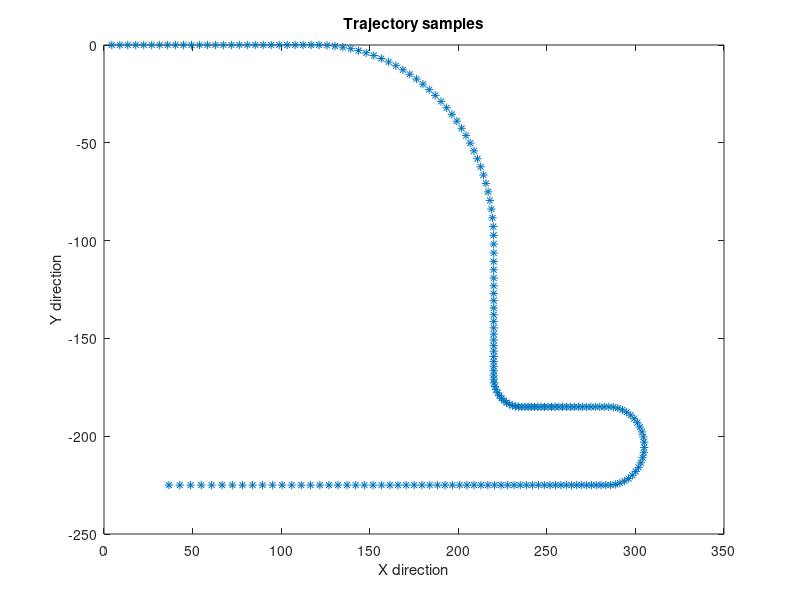
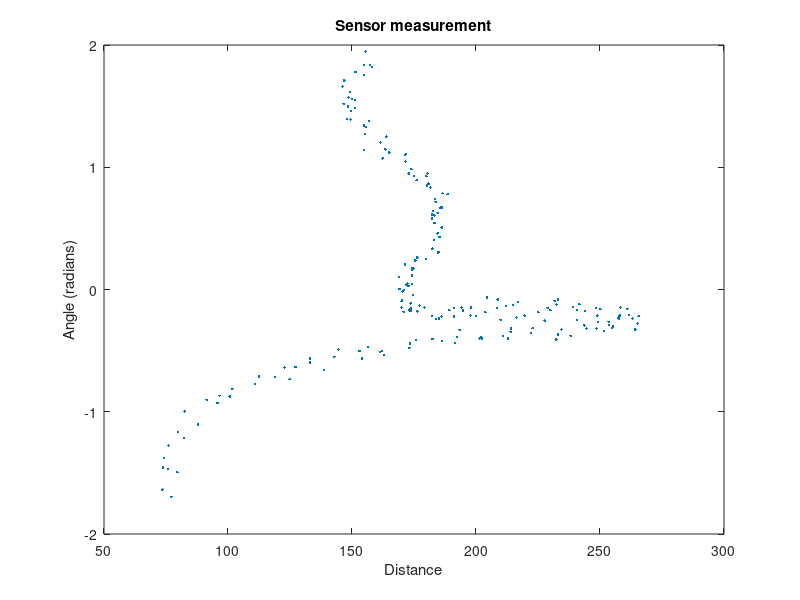
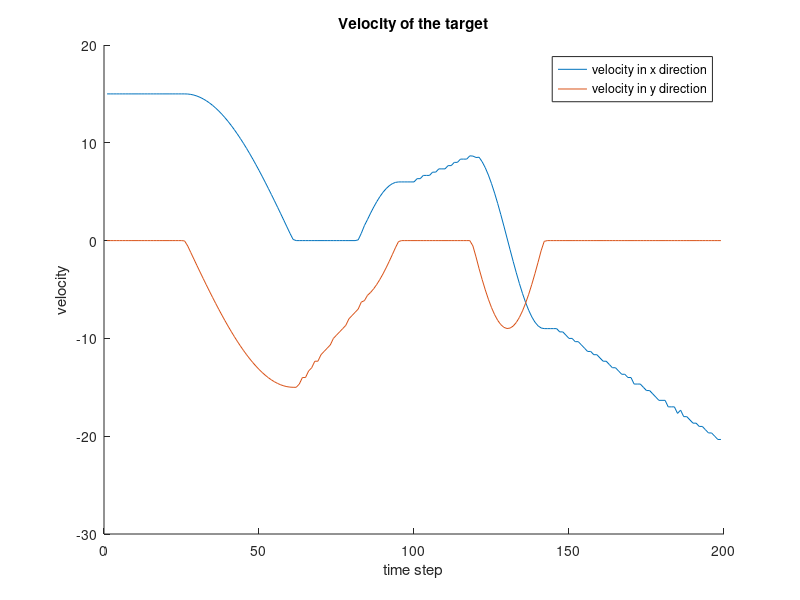

Write MATLAB code to recreate these figures, in order. (Note: this script raises an error after producing the figures.)
clc;clear
close all
%% Generate Samples
load('Xk.mat')
s = [50;-150];
len = size(Xk,2);
d = zeros(1,len);
theta = zeros(1,len);
for i = 1:len
    d(i) = sqrt((Xk(1,i)-s(1))^2+(Xk(2,i)-s(2))^2);
    theta(i) = atan2(Xk(2,i)-s(2),Xk(1,i)-s(1));
    %         if theta(i) < 0
    %             theta(i) = theta(i) + pi;
    %         end
end

y_hat = [d + 3*randn(size(d));theta + 0.015*pi*randn(size(theta))];
%y_hat = [d;theta];

figure
plot(Xk(1,:),Xk(2,:),'*')
title('Trajectory samples');
xlabel('X direction');
ylabel('Y direction')

figure
plot(y_hat(1,:),y_hat(2,:),'.')
title('Sensor measurement')
xlabel('Distance');
ylabel('Angle (radians)');

%% Cubature Kalman filter (CV model)
T = 0.3;
v_x = diff(Xk(1,:))/T;
v_y = diff(Xk(2,:))/T;

figure
hold on
plot(v_x)
plot(v_y)
xlabel('time step')
ylabel('velocity')
title('Velocity of the target')
legend('velocity in x direction','velocity in y direction')

sigmaCV = 2; % motion noise (setting manually)

% dist = zeros(96,1);
% j = 1;
% for sigmaCV = 0.5:0.1:10

A_cv = kron([1 T;0 1],eye(2));
Q_cv = sigmaCV^2*kron([T^3/3 T^2/2;T^2/2 T],eye(2));
R = [3^2 0;0 (0.015*pi)^2];
%R = zeros(2,2);

dim = 4;
P = zeros(dim,dim,len);
x = zeros(dim,len);
P(:,:,1) = eye(dim); % initial covariance
x(:,1) = [Xk(1,1);Xk(2,1);v_x(1);v_y(1)]; % initial state


for i = 2:len
    chi = sigmaPoints(x(:,i-1),P(:,:,i-1),dim); % generate sigma points
    x(:,i) = 1/(2*dim)*sum(A_cv*chi,2); % predicted state
    P(:,:,i) = Q_cv + 1/(2*dim)*motionCov(A_cv,chi,x(:,i),dim); % predicted covariance
    % Update step
    chi = sigmaPoints(x(:,i),P(:,:,i),dim);
    measurements = H_meas(chi,dim,s);
    y = 1/(2*dim)*sum(measurements,2);
    Pxy = 1/(2*dim)*sum(P_xy(measurements, chi, x(:,i), y, dim ),3);
    S = R + 1/(2*dim)*sum(measCov( measurements, dim, y ),3);
    x(:,i) = x(:,i) + Pxy/S*(y_hat(:,i)-y);
    P(:,:,i) = P(:,:,i) - Pxy/S*Pxy';
end

% for idx = 1:len-1
%     dist(j) = dist(j) + (x(:,idx)-[Xk(:,idx);v_x(idx);v_y(idx)])'*(x(:,idx)-[Xk(:,idx);v_x(idx);v_y(idx)]);
% end
% j = j + 1;
% end

figure
hold on
plot(x(1,:),x(2,:),'*')
plot(Xk(1,:),Xk(2,:))
title('Estimation of CV model using cubature rule');
legend('estimation','true trajectory')
xlabel('X direction')
ylabel('Y direction')

figure
hold on
plot(x(3,:),x(4,:),'*')
plot(v_x,v_y)
title('Velocity estimation of CV model using cubature rule');
xlabel('X direction')
ylabel('Y direction')
legend('estimation','true value')

%% Cubature Kalman filter (CA model)
a_x = diff(v_x)/T;
a_y = diff(v_y)/T;

figure
hold on
plot(a_x)
plot(a_y)
xlabel('time step')
ylabel('acceleration')
title('Acceleration of the target')
legend('Acceleration in x direction','Acceleration in y direction')

sigmaCA = 0.5; % motion noise (setting manually)
% dist = zeros(96,1);
% j = 1;
% for sigmaCA = 0.5:0.1:10

A_ca = kron([1 T T^2/2;0 1 T;0 0 1],eye(2));
Q_ca = sigmaCA^2*kron([T^5/20 T^4/8 T^3/6;T^4/8 T^3/3 T^2/2;...
    T^3/6 T^2/2 T],eye(2));

dim = 6;
P = zeros(dim,dim,len);
x = zeros(dim,len);
P(:,:,1) = eye(dim); % initial covariance
x(:,1) = [Xk(1,1);Xk(2,1);v_x(1);v_y(1);a_x(1);a_y(1)]; % initial state

for i = 2:len
    chi = sigmaPoints(x(:,i-1),P(:,:,i-1),dim); % generate sigma points
    x(:,i) = 1/(2*dim)*sum(A_ca*chi,2); % predicted state
    P(:,:,i) = Q_ca + 1/(2*dim)*motionCov(A_ca,chi,x(:,i),dim); % predicted covariance
    % Update step
    chi = sigmaPoints(x(:,i),P(:,:,i),dim);
    measurements = H_meas(chi,dim,s);
    y = 1/(2*dim)*sum(measurements,2);
    Pxy = 1/(2*dim)*sum(P_xy( measurements, chi, x(:,i), y, dim ),3);
    S = R + 1/(2*dim)*sum(measCov( measurements, dim, y ),3);
    x(:,i) = x(:,i) + Pxy/S*(y_hat(:,i)-y);
    P(:,:,i) = P(:,:,i) - Pxy/S*Pxy';
end

% for idx = 1:len-2
%     dist(j) = dist(j) + (x(1:4,idx)-[Xk(:,idx);v_x(idx);v_y(idx)])'*(x(1:4,idx)-[Xk(:,idx);v_x(idx);v_y(idx)]);
% end
% j = j + 1;
% end

figure
hold on
plot(x(1,:),x(2,:),'*')
plot(Xk(1,:),Xk(2,:))
title('Estimation of CA model using cubature rule');
xlabel('X direction')
ylabel('Y direction')
legend('estimation','true value')

figure
hold on
plot(x(3,:),x(4,:),'*')
plot(v_x,v_y)
title('Velocity estimation of CA model using cubature rule');
xlabel('X direction')
ylabel('Y direction')
legend('estimation','true value')

%% Cubature RTS smoother (CV model)
sigmaCV = 2; % motion noise (setting manually)
A_cv = kron([1 T;0 1],eye(2));
Q_cv = sigmaCV^2*kron([T^3/3 T^2/2;T^2/2 T],eye(2));
R = [3^2 0;0 (0.015*pi)^2];
%R = zeros(2,2);

dim = 4;
P_predict = zeros(dim,dim,len-1);
Pkk = zeros(dim,dim,len-1);
P_update = zeros(dim,dim,len);
x_predict = zeros(dim,len-1);
x_update = zeros(dim,len);
P_update(:,:,1) = eye(dim); % initial covariance
x_update(:,1) = [Xk(1,1);Xk(2,1);v_x(1);v_y(1)]; % initial state

% Forward filtering
for i = 2:len
    chi = sigmaPoints(x_update(:,i-1),P_update(:,:,i-1),dim); % generate sigma points
    x_predict(:,i-1) = 1/(2*dim)*sum(A_cv*chi,2); % predicted state
    P_predict(:,:,i-1) = Q_cv + 1/(2*dim)*motionCov(A_cv,chi,x_predict(:,i-1),dim); % predicted covariance
    % Pkk
    Pkk(:,:,i-1) = 1/(2*dim)*P_kk( A_cv,chi,x_predict(:,i-1),x_update(:,i-1),dim );
    
    % Update step
    chi = sigmaPoints(x_predict(:,i-1),P_predict(:,:,i-1),dim);
    measurements = H_meas(chi,dim,s);
    y = 1/(2*dim)*sum(measurements,2);
    Pxy = 1/(2*dim)*sum(P_xy(measurements,chi,x_predict(:,i-1),y,dim),3);
    S = R + 1/(2*dim)*sum(measCov(measurements,dim,y),3);
    x_update(:,i) = x_predict(:,i-1) + Pxy/S*(y_hat(:,i)-y);
    P_update(:,:,i) = P_predict(:,:,i-1) - Pxy/S*Pxy';
end


x_smooth = zeros(dim,len);
P_smooth = zeros(dim,dim,len);
x_smooth(:,end) = x_update(:,end);
P_smooth(:,:,end) = P_update(:,:,end);
G = zeros(dim,dim,len-1);
% Backward recursion
for i = 1:len-1
    G(:,:,i) =Pkk(:,:,end-i+1)/P_predict(:,:,end-i+1);
    x_smooth(:,end-i) = x_update(:,end-i) + G(:,:,i)*...
        (x_smooth(:,end-i+1) - x_predict(:,end-i+1));
    P_smooth(:,:,end-i) = P_update(:,:,end-i) + G(:,:,i)*...
        (P_smooth(:,:,end-i+1) - P_predict(:,:,end-i+1))*G(:,:,i)';
end


figure
hold on
plot(Xk(1,:),Xk(2,:))
plot(x_update(1,:),x_update(2,:),'.-')
plot(x_smooth(1,:),x_smooth(2,:),'o')
title('Estimation of trajectory using CV model using RTS smoother');
xlabel('X direction')
ylabel('Y direction')
legend('true trajectory','filtering trajectory','smoothing trajectory')

figure
hold on
plot(v_x,v_y);
plot(x_update(3,:),x_update(4,:),'*')
plot(x_smooth(3,:),x_smooth(4,:),'o')
title('Estimation of velocity using CV model using RTS smoother');
xlabel('X direction')
ylabel('Y direction')
legend('true velocity','filtering velocity','smoothing velocity')


%% No measurements between time step 150~175
sigmaCV = 2; % motion noise (setting manually)
A_cv = kron([1 T;0 1],eye(2));
Q_cv = sigmaCV^2*kron([T^3/3 T^2/2;T^2/2 T],eye(2));
R = [3^2 0;0 (0.015*pi)^2];
%R = zeros(2,2);

dim = 4;
P_predict = zeros(dim,dim,len-1);
Pkk = zeros(dim,dim,len-1);
P_update = zeros(dim,dim,len);
x_predict = zeros(dim,len-1);
x_update = zeros(dim,len);
P_update(:,:,1) = eye(dim); % initial covariance
x_update(:,1) = [Xk(1,1);Xk(2,1);v_x(1);v_y(1)]; % initial state

% Forward filtering
for i = 2:len
    chi = sigmaPoints(x_update(:,i-1),P_update(:,:,i-1),dim); % generate sigma points
    x_predict(:,i-1) = 1/(2*dim)*sum(A_cv*chi,2); % predicted state
    P_predict(:,:,i-1) = Q_cv + 1/(2*dim)*motionCov(A_cv,chi,x_predict(:,i-1),dim); % predicted covariance
    % Pkk
    Pkk(:,:,i-1) = 1/(2*dim)*P_kk( A_cv,chi,x_predict(:,i-1),x_update(:,i-1),dim );
    % Update step
    chi = sigmaPoints(x_predict(:,i-1),P_predict(:,:,i-1),dim);
    measurements = H_meas(chi,dim,s);
    y = 1/(2*dim)*sum(measurements,2);
    Pxy = 1/(2*dim)*sum(P_xy(measurements,chi,x_predict(:,i-1),y,dim),3);
    S = R + 1/(2*dim)*sum(measCov(measurements,dim,y),3);
    if i >= 120 && i <= 150
        x_update(:,i) = x_predict(:,i-1);
        P_update(:,:,i) = P_predict(:,:,i-1);
    else
        x_update(:,i) = x_predict(:,i-1) + Pxy/S*(y_hat(:,i)-y);
        P_update(:,:,i) = P_predict(:,:,i-1) - Pxy/S*Pxy';
    end
end


x_smooth = zeros(dim,len);
P_smooth = zeros(dim,dim,len);
x_smooth(:,end) = x_update(:,end);
P_smooth(:,:,end) = P_update(:,:,end);
G = zeros(dim,dim,len-1);
% Backward recursion
for i = 1:len-1
    G(:,:,i) = Pkk(:,:,end-i+1)/P_predict(:,:,end-i+1);
    x_smooth(:,end-i) = x_update(:,end-i) + G(:,:,i)*...
        (x_smooth(:,end-i+1) - x_predict(:,end-i+1));
    P_smooth(:,:,end-i) = P_update(:,:,end-i) + G(:,:,i)*...
        (P_smooth(:,:,end-i+1) - P_predict(:,:,end-i+1))*G(:,:,i)';
end


figure
hold on
plot(x_update(1,:),x_update(2,:),'.-')
plot(x_smooth(1,:),x_smooth(2,:),'*')
title('Estimation of trajectory using CV model using RTS smoother with few time steps missing');
xlabel('X direction')
ylabel('Y direction')
legend('Kalman filtering','RTS smoother')

figure
hold on
plot(x_update(3,:),x_update(4,:),'.-')
plot(x_smooth(3,:),x_smooth(4,:),'*')
title('Estimation of velocity using CV model using RTS smoother with few time steps missing');
xlabel('X direction')
ylabel('Y direction')
legend('Kalman filtering','RTS smoother')

%% MSE for individual state elements
trial = 100;
se_px = zeros(trial,len);
se_py = zeros(trial,len);
se_vx = zeros(trial,len-1);
se_vy = zeros(trial,len-1);
covPosterior1 = zeros(dim,len,trial);
covPosterior2 = zeros(dim,len,trial);
for t = 1:trial
    y_hat = [d + 3*randn(size(d));theta + 0.015*pi*randn(size(theta))];
    dim = 4;
    P_predict = zeros(dim,dim,len-1);
    Pkk = zeros(dim,dim,len-1);
    P_update = zeros(dim,dim,len);
    x_predict = zeros(dim,len-1);
    x_update = zeros(dim,len);
    P_update(:,:,1) = eye(dim); % initial covariance
    x_update(:,1) = [Xk(1,1);Xk(2,1);v_x(1);v_y(1)]; % initial state
    
    % Forward filtering
    for i = 2:len
        chi = sigmaPoints(x_update(:,i-1),P_update(:,:,i-1),dim); % generate sigma points
        x_predict(:,i-1) = 1/(2*dim)*sum(A_cv*chi,2); % predicted state
        P_predict(:,:,i-1) = Q_cv + 1/(2*dim)*motionCov(A_cv,chi,x_predict(:,i-1),dim); % predicted covariance
        % Pkk
        Pkk(:,:,i-1) = 1/(2*dim)*P_kk( A_cv,chi,x_predict(:,i-1),x_update(:,i-1),dim );
        
        % Update step
        chi = sigmaPoints(x_predict(:,i-1),P_predict(:,:,i-1),dim);
        measurements = H_meas(chi,dim,s);
        y = 1/(2*dim)*sum(measurements,2);
        Pxy = 1/(2*dim)*sum(P_xy(measurements,chi,x_predict(:,i-1),y,dim),3);
        S = R + 1/(2*dim)*sum(measCov(measurements,dim,y),3);
        x_update(:,i) = x_predict(:,i-1) + Pxy/S*(y_hat(:,i)-y);
        P_update(:,:,i) = P_predict(:,:,i-1) - Pxy/S*Pxy';
    end
    
    
    x_smooth = zeros(dim,len);
    P_smooth = zeros(dim,dim,len);
    x_smooth(:,end) = x_update(:,end);
    P_smooth(:,:,end) = P_update(:,:,end);
    G = zeros(dim,dim,len-1);
    % Backward recursion
    for i = 1:len-1
        G(:,:,i) =Pkk(:,:,end-i+1)/P_predict(:,:,end-i+1);
        x_smooth(:,end-i) = x_update(:,end-i) + G(:,:,i)*...
            (x_smooth(:,end-i+1) - x_predict(:,end-i+1));
        P_smooth(:,:,end-i) = P_update(:,:,end-i) + G(:,:,i)*...
            (P_smooth(:,:,end-i+1) - P_predict(:,:,end-i+1))*G(:,:,i)';
    end
    
    
    for i = 1:len
        covPosterior1(:,i,t) = diag(P_update(:,:,i));
        covPosterior2(:,i,t) = diag(P_smooth(:,:,i));
    end
    se_px(t,:) = (x_update(1,:) - Xk(1,:)).^2;
    se_py(t,:) = (x_update(2,:) - Xk(2,:)).^2;
    se_vx(t,:) = (x_update(3,1:end-1) - v_x).^2;
    se_vy(t,:) = (x_update(4,1:end-1) - v_y).^2;
    
    se_px2(t,:) = (x_smooth(1,:) - Xk(1,:)).^2;
    se_py2(t,:) = (x_smooth(2,:) - Xk(2,:)).^2;
    se_vx2(t,:) = (x_smooth(3,1:end-1) - v_x).^2;
    se_vy2(t,:) = (x_smooth(4,1:end-1) - v_y).^2;
    
end
mse_px = mean(se_px);
mse_py = mean(se_py);
mse_vx = mean(se_vx);
mse_vy = mean(se_vy);

mse_px2 = mean(se_px2);
mse_py2 = mean(se_py2);
mse_vx2 = mean(se_vx2);
mse_vy2 = mean(se_vy2);


averageCov1 = mean(covPosterior1,3);
averageCov2 = mean(covPosterior2,3);

figure
hold on
plot(averageCov1');
xlabel('time step')
ylabel('posterior covariance')
title('Average Posterior covariance (filtering) of individual state over 100 simulations')
legend('position x','position y','velocity x','velocity y')


figure
hold on
plot(averageCov2');
xlabel('time step')
ylabel('posterior covariance')
title('Average Posterior covariance (smoothing) of individual state over 100 simulations')
legend('position x','position y','velocity x','velocity y')

figure
hold on
plot(mse_px)
plot(mse_py)
plot(mse_vx)
plot(mse_vy)
xlabel('time step')
ylabel('mean square error for filtering')
title('Mean square error (filtering) of individual state over 100 simulations')
legend('position x','position y','velocity x','velocity y')

figure
hold on
plot(mse_px2)
plot(mse_py2)
plot(mse_vx2)
plot(mse_vy2)
xlabel('time step')
ylabel('mean square error for filtering')
title('Mean square error (smoothing) of individual state over 100 simulations')
legend('position x','position y','velocity x','velocity y')





